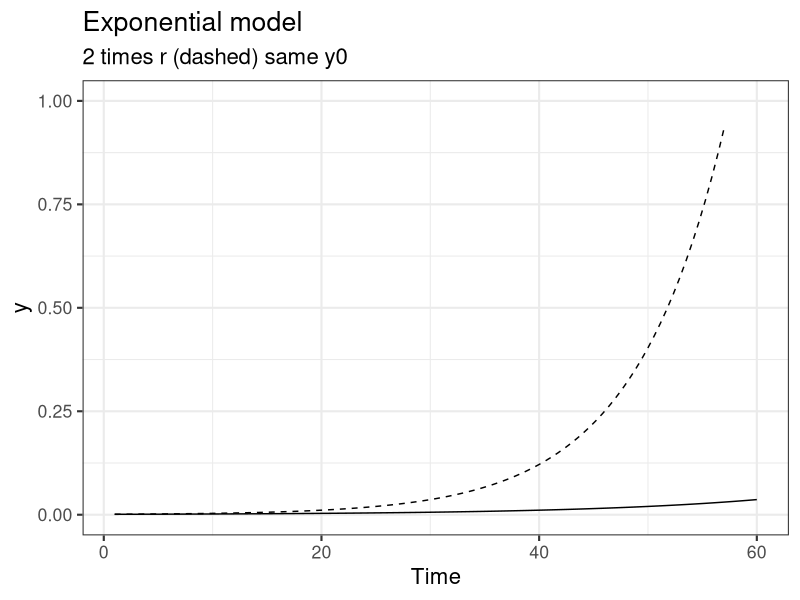
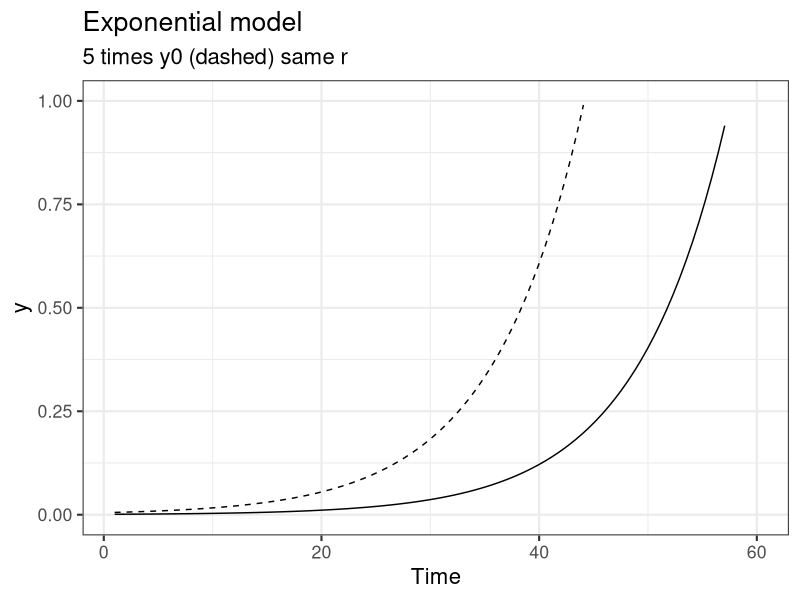
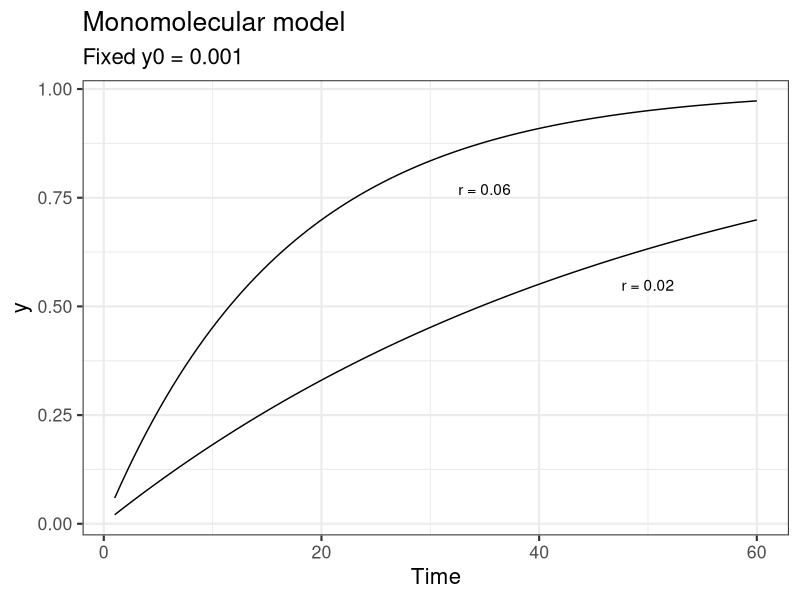
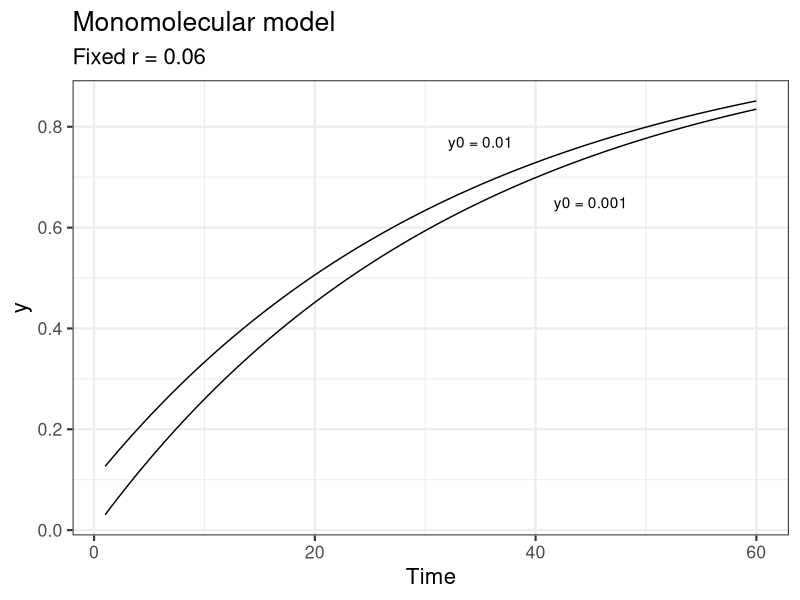
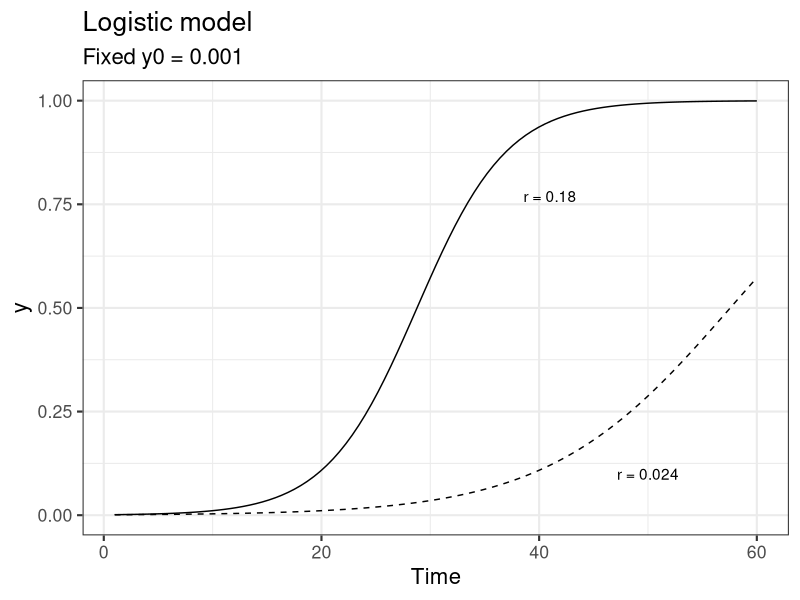
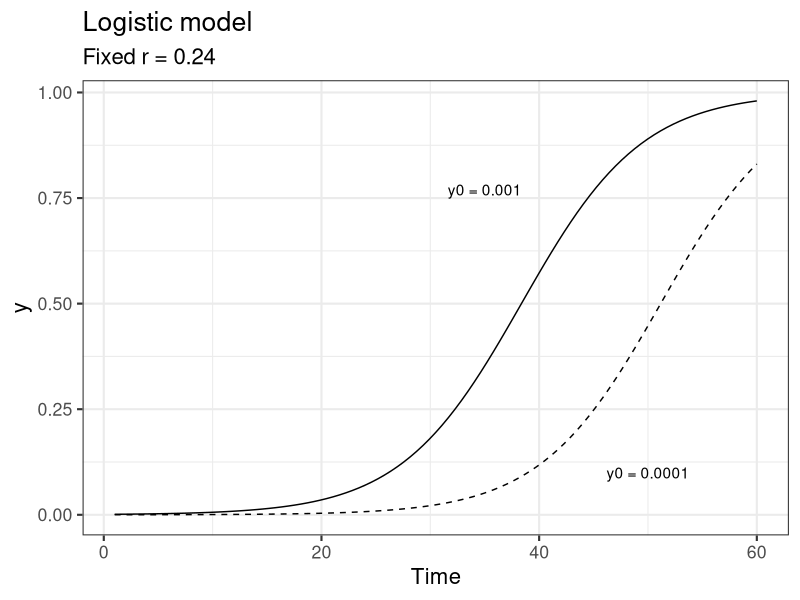
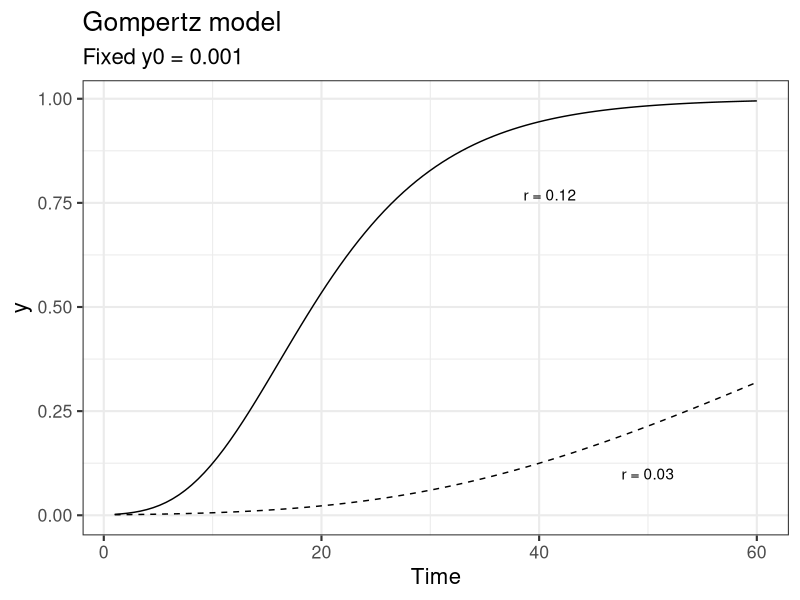
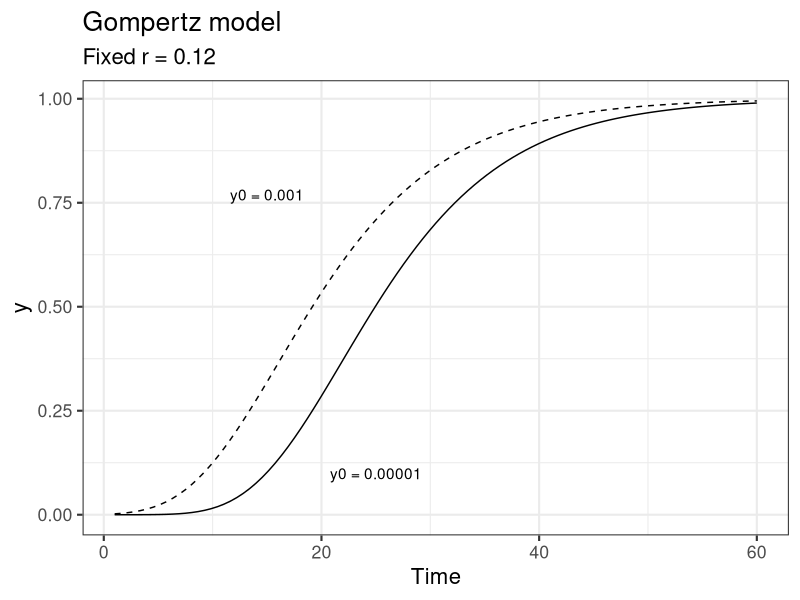

These figures' R source, in order:
## ---- chunk 1
library(tidyverse) # essential packages 
library(cowplot) # for themes 
theme_set(theme_bw(base_size = 16)) # set global theme
## ---- chunk 2
y0 <- 0.001 
r <- 0.06 
tmax <- 60 # maximum duration t of the epidemics
dat <- data.frame(t = seq(1:tmax), y = seq(0:1)) # define the axes
## ---- chunk 3

dat |>
  ggplot(aes(t, y)) +
  stat_function(fun = function(t) y0 * exp(r * t), linetype = 1) +
  stat_function(fun = function(t) y0 * exp(r * 2 * t), linetype = 2) +
  ylim(0, 1) +
  labs(
    title = "Exponential model",
    subtitle = "2 times r (dashed) same y0",
    x = "Time"
  )

## ---- chunk 4
dat |>
  ggplot(aes(t, y)) +
  stat_function(fun = function(t) y0 * exp(r * 2 * t), linetype = 1) +
  stat_function(fun = function(t) y0 * 5 * exp(r * 2 * t), linetype = 2) +
  ylim(0, 1) +
  labs(title = "Exponential model", x = "Time",
       subtitle = "5 times y0 (dashed) same r")

## ---- chunk 5
dat |>
  ggplot(aes(t, y)) +
  stat_function(fun = function(t) 1 - ((1 - y0) * exp(-r * t))) +
  stat_function(fun = function(t) 1 - ((1 - y0) * exp(-(r / 3) * t))) +
  labs(title = "Monomolecular model",
         subtitle = "Fixed y0 = 0.001", x = "Time"
       ) +
  annotate(geom = "text", x = 35, y = 0.77, label = "r = 0.06") +
  annotate(geom = "text", x = 50, y = 0.55, label = "r = 0.02")
## ---- chunk 6
dat |>
  ggplot(aes(t, y)) +
  stat_function(fun = function(t) 1 - ((1 - y0) * exp(-r / 2 * t))) +
  stat_function(fun = function(t) 1 - ((1 - (y0 * 100)) * exp(-r / 2 * t))) +
  labs(title = "Monomolecular model", 
       subtitle = "Fixed r = 0.06", x = "Time") +
  annotate(geom = "text", x = 35, y = 0.77, label = "y0 = 0.01") +
  annotate(geom = "text", x = 45, y = 0.65, label = "y0 = 0.001")

## ---- chunk 7
dat |>
  ggplot(aes(t, y)) +
  stat_function(
    linetype = 2,
    fun = function(t) 1 / (1 + ((1 - y0) / y0) * exp(-r * 2 * t))
  ) +
  stat_function(fun = function(t) 1 / (1 + ((1 - y0) / y0) * exp(-r * 4 * t))) +
  labs(title = "Logistic model", subtitle = "Fixed y0 = 0.001", x = "Time") +
  annotate(geom = "text", x = 41, y = 0.77, label = "r = 0.18") +
  annotate(geom = "text", x = 50, y = 0.10, label = "r = 0.024")
## ---- chunk 8
dat |>
  ggplot(aes(t, y)) +
  stat_function(
    linetype = 2,
    fun = function(t) 1 / (1 + ((1 - (y0 / 10)) / (y0 / 10)) * exp(-r * 3 * t))
  ) +
  stat_function(fun = function(t) 1 / (1 + ((1 - y0) / y0) * exp(-r * 3 * t))) +
  labs(title = "Logistic model", subtitle = "Fixed r = 0.24", x = "Time") +
  annotate(geom = "text", x = 35, y = 0.77, label = "y0 = 0.001") +
  annotate(geom = "text", x = 50, y = 0.10, label = "y0 = 0.0001")


## ---- chunk 9
dat |>
  ggplot(aes(t, y)) +
  stat_function(
    linetype = 2,
    fun = function(t) exp(log(y0) * exp(-r/2 * t))
  ) +
  stat_function(fun = function(t) exp(log(y0) * exp(-r*2 * t))) +
  labs(title = "Gompertz model", subtitle = "Fixed y0 = 0.001", x = "Time") +
  annotate(geom = "text", x = 41, y = 0.77, label = "r = 0.12") +
  annotate(geom = "text", x = 50, y = 0.10, label = "r = 0.03")
## ---- chunk 10
dat |>
  ggplot(aes(t, y)) +
  stat_function(
    linetype = 2,
    fun = function(t) exp(log(y0) * exp(-r*2 * t))
  ) +
  stat_function(fun = function(t) exp(log(y0/1000) * exp(-r*2 * t))) +
  labs(title = "Gompertz model", subtitle = "Fixed r = 0.12", x = "Time") +
  annotate(geom = "text", x = 15, y = 0.77, label = "y0 = 0.001") +
  annotate(geom = "text", x = 25, y = 0.10, label = "y0 = 0.00001")
